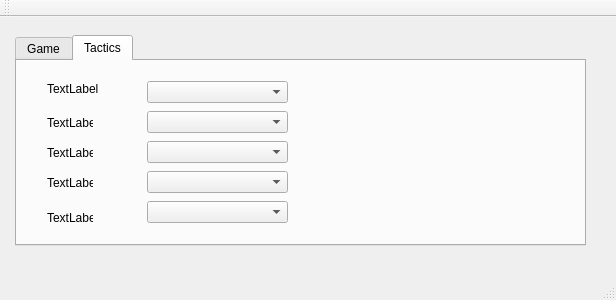
<?xml version="1.0" encoding="UTF-8"?>
<ui version="4.0">
 <class>MainWindow</class>
 <widget class="QMainWindow" name="MainWindow">
  <property name="geometry">
   <rect>
    <x>0</x>
    <y>0</y>
    <width>616</width>
    <height>300</height>
   </rect>
  </property>
  <property name="windowTitle">
   <string>MainWindow</string>
  </property>
  <widget class="QWidget" name="centralWidget">
   <widget class="QStackedWidget" name="stackedWidget">
    <property name="geometry">
     <rect>
      <x>9</x>
      <y>9</y>
      <width>591</width>
      <height>251</height>
     </rect>
    </property>
    <property name="currentIndex">
     <number>1</number>
    </property>
    <widget class="MatchScreen" name="matchWidget"/>
    <widget class="QWidget" name="home">
     <widget class="QTabWidget" name="tabWidget">
      <property name="geometry">
       <rect>
        <x>6</x>
        <y>9</y>
        <width>571</width>
        <height>211</height>
       </rect>
      </property>
      <property name="currentIndex">
       <number>1</number>
      </property>
      <widget class="QWidget" name="game">
       <attribute name="title">
        <string>Game</string>
       </attribute>
       <widget class="QPushButton" name="startButton">
        <property name="geometry">
         <rect>
          <x>160</x>
          <y>150</y>
          <width>231</width>
          <height>23</height>
         </rect>
        </property>
        <property name="text">
         <string>Start Round</string>
        </property>
       </widget>
       <widget class="QLCDNumber" name="teamOneScore">
        <property name="geometry">
         <rect>
          <x>140</x>
          <y>50</y>
          <width>120</width>
          <height>80</height>
         </rect>
        </property>
        <property name="intValue" stdset="0">
         <number>0</number>
        </property>
       </widget>
       <widget class="QLabel" name="teamTwoName">
        <property name="geometry">
         <rect>
          <x>430</x>
          <y>70</y>
          <width>141</width>
          <height>31</height>
         </rect>
        </property>
        <property name="text">
         <string>TextLabel</string>
        </property>
       </widget>
       <widget class="QLabel" name="teamOneName">
        <property name="geometry">
         <rect>
          <x>10</x>
          <y>70</y>
          <width>111</width>
          <height>31</height>
         </rect>
        </property>
        <property name="text">
         <string>TextLabel</string>
        </property>
       </widget>
       <widget class="QLCDNumber" name="teamTwoScore">
        <property name="geometry">
         <rect>
          <x>280</x>
          <y>50</y>
          <width>120</width>
          <height>80</height>
         </rect>
        </property>
       </widget>
      </widget>
      <widget class="QWidget" name="tacticScreen">
       <attribute name="title">
        <string>Tactics</string>
       </attribute>
       <widget class="QLabel" name="oneName">
        <property name="geometry">
         <rect>
          <x>30</x>
          <y>20</y>
          <width>101</width>
          <height>16</height>
         </rect>
        </property>
        <property name="text">
         <string>TextLabel</string>
        </property>
       </widget>
       <widget class="QLabel" name="twoName">
        <property name="geometry">
         <rect>
          <x>30</x>
          <y>55</y>
          <width>46</width>
          <height>13</height>
         </rect>
        </property>
        <property name="text">
         <string>TextLabel</string>
        </property>
       </widget>
       <widget class="QLabel" name="threeName">
        <property name="geometry">
         <rect>
          <x>30</x>
          <y>85</y>
          <width>46</width>
          <height>13</height>
         </rect>
        </property>
        <property name="text">
         <string>TextLabel</string>
        </property>
       </widget>
       <widget class="QLabel" name="fourName">
        <property name="geometry">
         <rect>
          <x>30</x>
          <y>115</y>
          <width>46</width>
          <height>13</height>
         </rect>
        </property>
        <property name="text">
         <string>TextLabel</string>
        </property>
       </widget>
       <widget class="QLabel" name="fiveName">
        <property name="geometry">
         <rect>
          <x>30</x>
          <y>150</y>
          <width>46</width>
          <height>13</height>
         </rect>
        </property>
        <property name="text">
         <string>TextLabel</string>
        </property>
       </widget>
       <widget class="QComboBox" name="roleOne">
        <property name="geometry">
         <rect>
          <x>130</x>
          <y>20</y>
          <width>141</width>
          <height>22</height>
         </rect>
        </property>
        <property name="currentIndex">
         <number>-1</number>
        </property>
        <property name="maxVisibleItems">
         <number>3</number>
        </property>
       </widget>
       <widget class="QComboBox" name="roleTwo">
        <property name="geometry">
         <rect>
          <x>130</x>
          <y>50</y>
          <width>141</width>
          <height>22</height>
         </rect>
        </property>
        <property name="maxVisibleItems">
         <number>3</number>
        </property>
       </widget>
       <widget class="QComboBox" name="roleThree">
        <property name="geometry">
         <rect>
          <x>130</x>
          <y>80</y>
          <width>141</width>
          <height>22</height>
         </rect>
        </property>
        <property name="maxVisibleItems">
         <number>3</number>
        </property>
       </widget>
       <widget class="QComboBox" name="roleFour">
        <property name="geometry">
         <rect>
          <x>130</x>
          <y>110</y>
          <width>141</width>
          <height>22</height>
         </rect>
        </property>
        <property name="maxVisibleItems">
         <number>3</number>
        </property>
       </widget>
       <widget class="QComboBox" name="roleFive">
        <property name="geometry">
         <rect>
          <x>130</x>
          <y>140</y>
          <width>141</width>
          <height>22</height>
         </rect>
        </property>
        <property name="maxVisibleItems">
         <number>3</number>
        </property>
       </widget>
      </widget>
     </widget>
     <zorder>tabWidget</zorder>
     <zorder>tabWidget</zorder>
    </widget>
   </widget>
  </widget>
  <widget class="QMenuBar" name="menuBar">
   <property name="geometry">
    <rect>
     <x>0</x>
     <y>0</y>
     <width>616</width>
     <height>21</height>
    </rect>
   </property>
  </widget>
  <widget class="QToolBar" name="mainToolBar">
   <attribute name="toolBarArea">
    <enum>TopToolBarArea</enum>
   </attribute>
   <attribute name="toolBarBreak">
    <bool>false</bool>
   </attribute>
  </widget>
  <widget class="QStatusBar" name="statusBar"/>
 </widget>
 <layoutdefault spacing="6" margin="11"/>
 <customwidgets>
  <customwidget>
   <class>MatchScreen</class>
   <extends>QWidget</extends>
   <header>matchscreen.h</header>
   <container>1</container>
  </customwidget>
 </customwidgets>
 <resources/>
 <connections/>
</ui>
